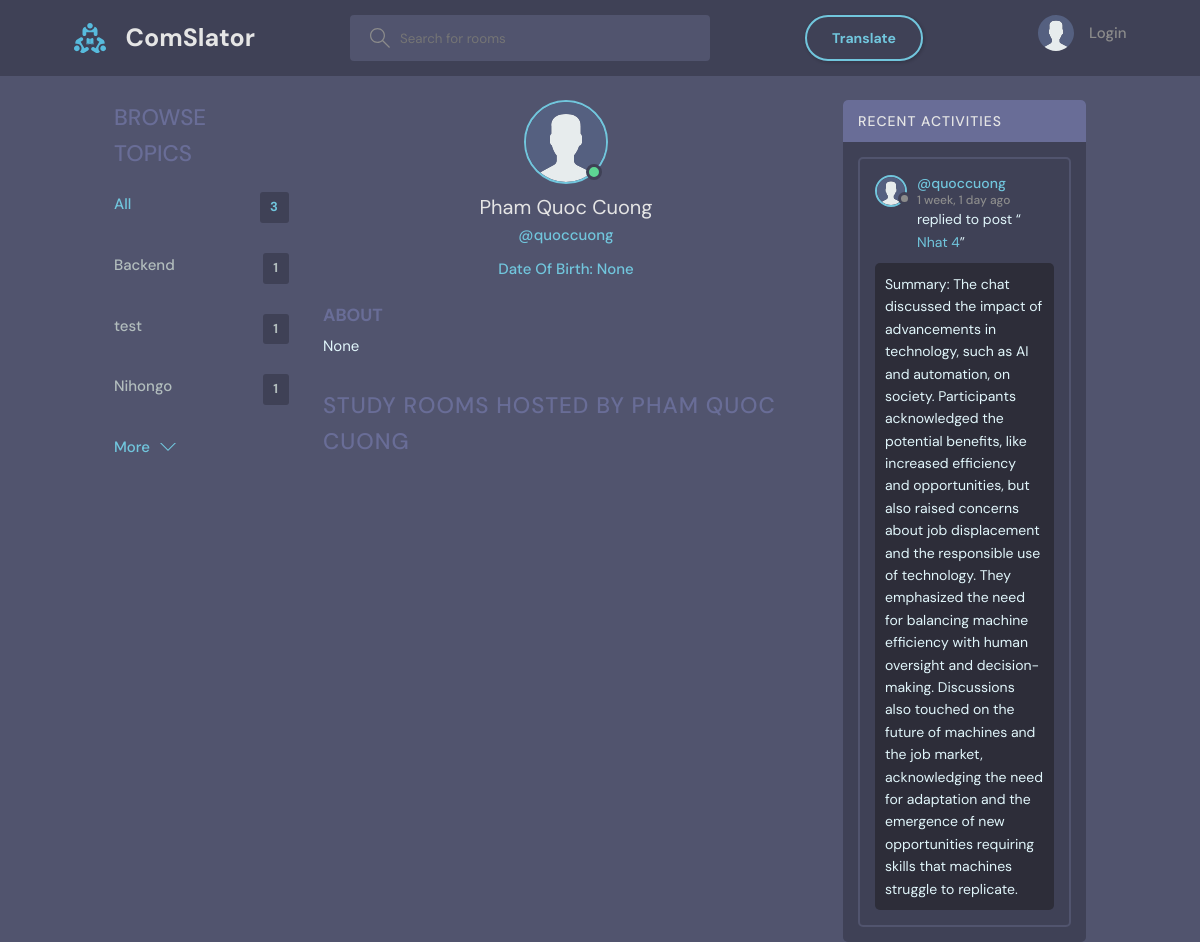
Before: /profile/3/ with the older database file.
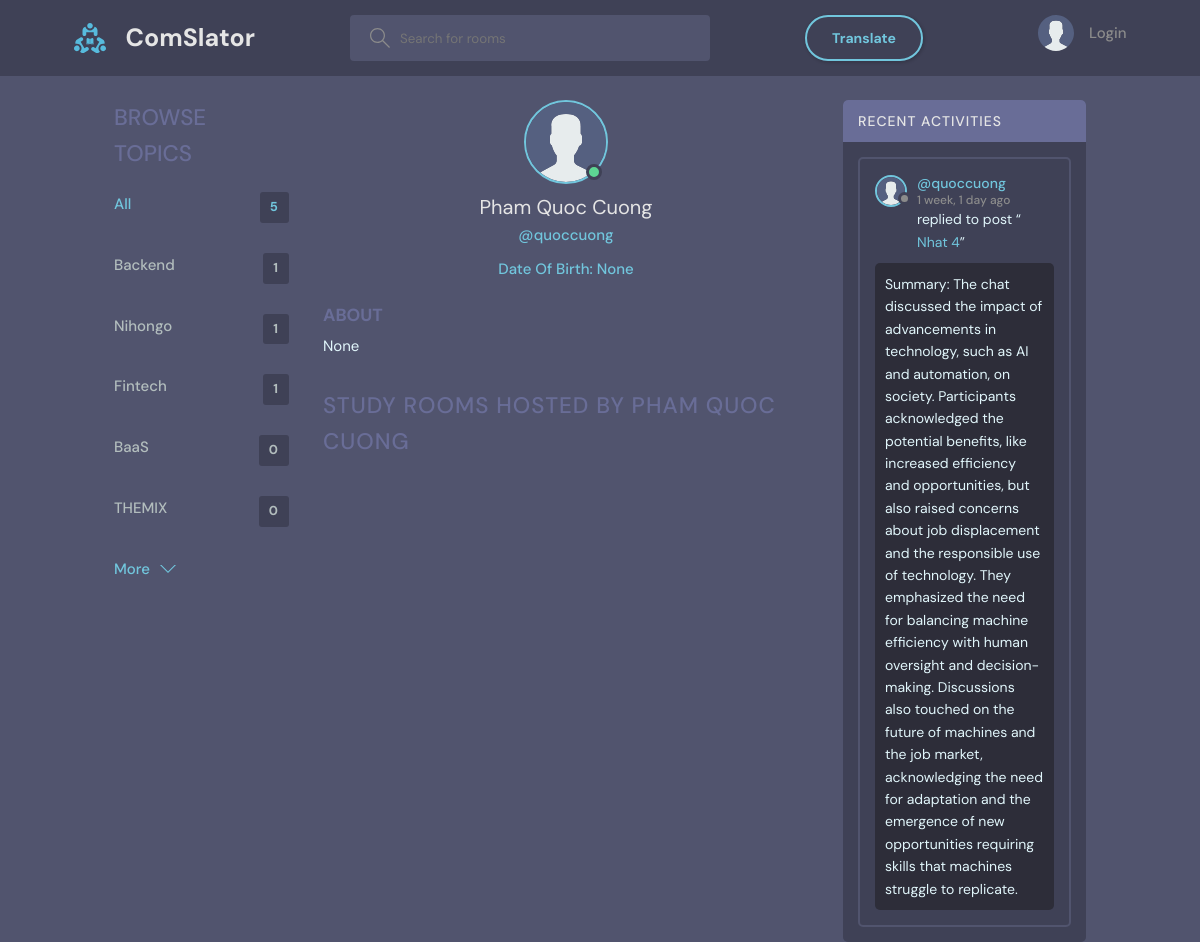
After: the same page with the newer database file.
### base/models.py (models this page shows, shortened)
class Topic(models.Model):
    name = models.CharField(max_length=200)

class Message(models.Model):
    user = models.ForeignKey(User, on_delete=models.CASCADE)
    room = models.ForeignKey(Room, on_delete=models.CASCADE)
    body = models.TextField()
    image = models.ImageField(upload_to="", null=True, blank=True)
    translated_body = models.TextField(null=True, blank=True)
    updated = models.DateTimeField(auto_now=True)
    created = models.DateTimeField(auto_now_add=True)
    class Meta:
        ordering = ['-updated', '-created']

class User(AbstractBaseUser):
    STATUS = [
        ('online', 'online'),
        ('offline', 'offline'),
    ]
    name = models.CharField(max_length=200, null=True)
    username   = models.CharField(max_length=200, null=True)
    email      = models.EmailField(unique=True, null=True)
    password   = models.CharField(max_length=100)
    birth_date = models.DateField(null=True)
    status     = models.CharField(choices=STATUS, max_length=50, default='offline')
    is_superuser = models.BooleanField(default=False)
    bio = models.TextField(null=True)
    avatar = models.ImageField(null=True, default="avatar.svg")
    timezone = models.CharField(max_length=50, default='UTC')
    USERNAME_FIELD = 'email'
    REQUIRED_FIELDS = ['username', 'password']
    objects = UserManager()

class Room(models.Model):
    host = models.ForeignKey(User, on_delete=models.SET_NULL, null=True)
    topic = models.ForeignKey(Topic, on_delete=models.SET_NULL, null=True)
    name = models.CharField(max_length=200)
    description = models.TextField(null=True, blank=True)
    participants = models.ManyToManyField(User, related_name='participants', blank=True)
    call_room_id = models.CharField(max_length=100, unique=True, null=True, blank=True)
    updated = models.DateTimeField(auto_now=True)
    created = models.DateTimeField(auto_now_add=True)
    class Meta:
        ordering = ['-updated', '-created']
    def __str__(self):
        return self.name

### base/views.py (the view)
# urls.py: path('profile/<str:pk>/', views.userProfile, name="user-profile"),
def userProfile(request, pk):
    user = User.objects.get(id=pk)
    rooms = user.room_set.all()
    room_messages = user.message_set.all()
    topics = Topic.objects.all()
    context = {'user': user, 'rooms': rooms,
               'room_messages': room_messages, 'topics': topics}
    return render(request, 'base/profile.html', context)

### base/templates/base/profile.html (shortened to what this page needs)
{% extends 'main.html' %}
{% block content %}
<main class="profile-page layout layout--3">
  <div class="container">
    {% include 'base/topics_component.html' %}
    <div class="roomList">
      <div class="profile">
        <div class="profile__avatar">
          <div class="avatar avatar--large active">
            <img src="{{user.avatar.url}}" />
          </div>
        </div>
        <div class="profile__info">
          <h3>{{user.name}}</h3>
          <p>@{{user.username}}</p>
          <p>Date Of Birth: {{user.birth_date}}</p>
        </div>
        <div class="profile__about">
          <h3>About</h3>
          <p>
            {{user.bio}}
          </p>
        </div>
      </div>
      <div class="roomList__header">
        <div>
          <h2>Study Rooms Hosted by {{user.name}}</a>
          </h2>
        </div>
      </div>
    </div>
    {% include 'base/activity_component.html' %}
  </div>
</main>
{% endblock content %}

### base/templates/base/topics_component.html
<div class="topics">
    <div class="topics__header">
        <h2>Browse Topics</h2>
    </div>
    <ul class="topics__list">
        <li>
            <a href="{% url 'home' %}" class="active">All <span>{{topics.count}}</span></a>
        </li>
        {% for topic in topics %}
        <li>
            <a href="{% url 'home' %}?q={{topic.name}}">{{topic.name}}<span>{{topic.room_set.all.count}}</span></a>
        </li>
        {% endfor %}
    </ul>
    <a class="btn btn--link" href="{% url 'topics' %}">
        More
        <svg version="1.1" xmlns="http://www.w3.org/2000/svg" width="32" height="32" viewBox="0 0 32 32">
            <title>chevron-down</title>
            <path d="M16 21l-13-13h-3l16 16 16-16h-3l-13 13z"></path>
        </svg>
    </a>
</div>

### base/templates/base/activity_component.html (shortened to what this page needs)
<div class="activities">
    <div class="activities__header">
        <h2>Recent Activities</h2>
    </div>
    {% for message in room_messages %}
    <div class="activities__box">
        <div class="activities__boxHeader roomListRoom__header">
            <a href="{% url 'user-profile' message.user.id %}" class="roomListRoom__author">
                <div class="avatar avatar--small">
                    <img src="{{message.user.avatar.url}}" />
                </div>
                <p>
                    @{{message.user.username}}
                    <span>{{message.created|timesince}} ago</span>
                </p>
            </a>
        </div>
        <div class="activities__boxContent">
            <p>replied to post “<a href="{% url 'room' message.room.id %}">{{message.room}}</a>”</p>
            <div class="activities__boxRoomContent">{{message.body}}</div>
        </div>
    </div>
    {% endfor %}
</div>

Changed rows visible on the page:
removed Topic: name "test", room_set.all.count "1"
added Topic: name "Fintech", room_set.all.count "1"
added Topic: name "BaaS", room_set.all.count "0"
added Topic: name "THEMIX", room_set.all.count "0"
Other visible differences:
{{ topics.count }}: "3" → "5"
